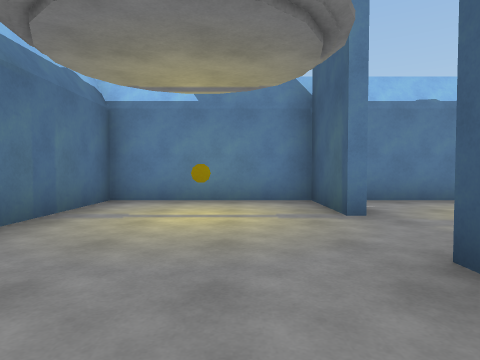
[1] (above)

22 first-person views from a walk through a Unity game level. The camera is 1.2 m above the floor, tilts 2° down and sees 75° across. The floor is counted in squares, 2 m on a side. Each view is taken from the middle of a square. On the plan, view 1 faces up. The plan holds only what a view shows up to about 9 squares ahead; the rest is blank. The player character is not drawn. Door leaves are left out, so doorways stand open.

[2]
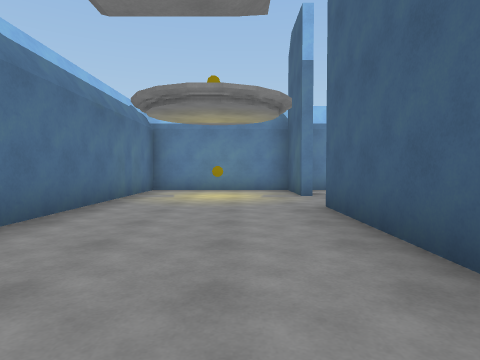

[3]
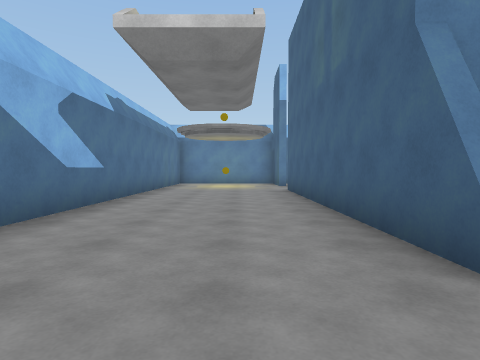

[4]
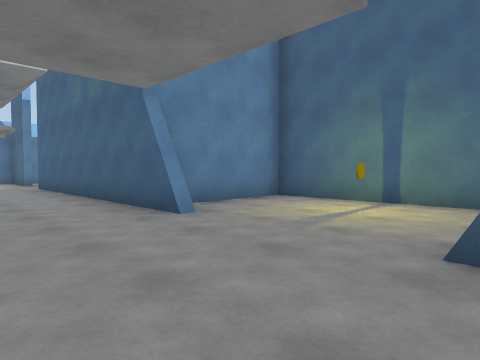

[5]
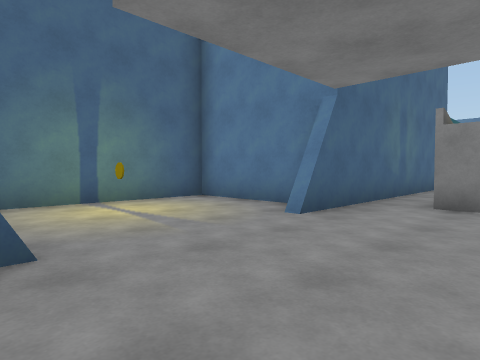

[6]
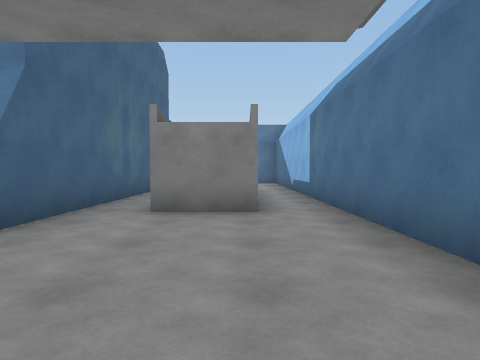

[7]
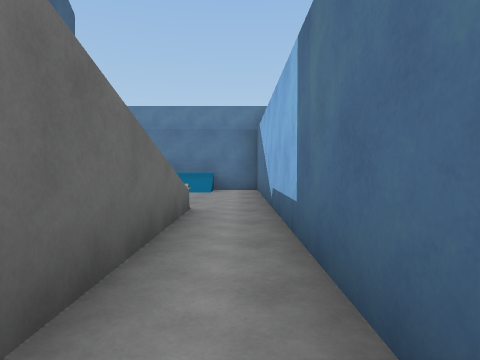

[8]
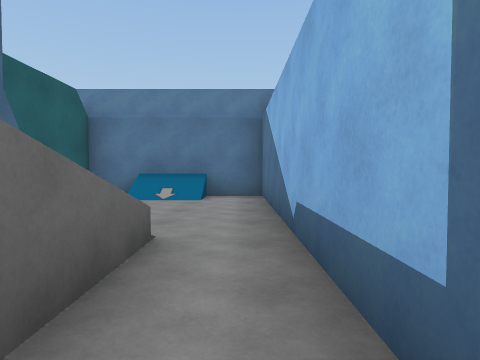

[9]
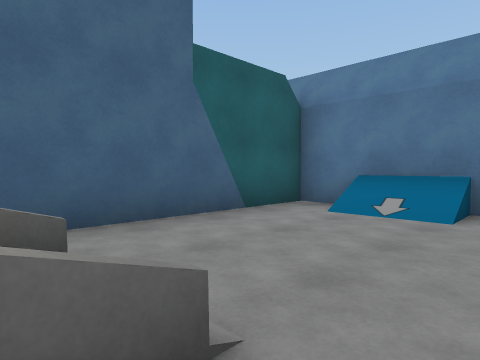

[10]
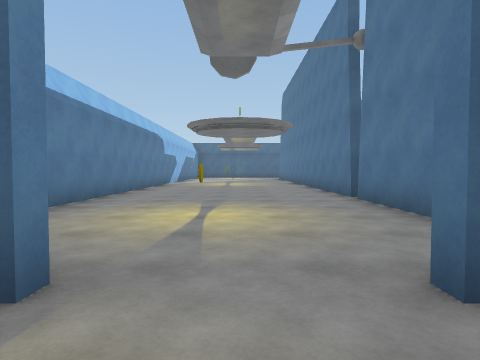

[11]
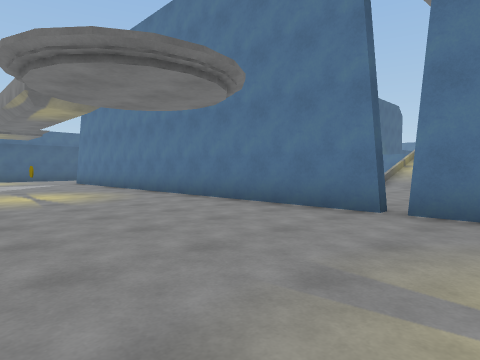

[12]
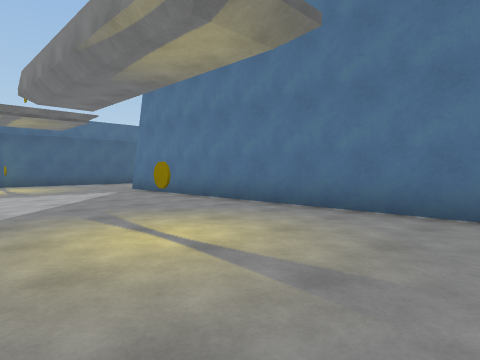

[13]
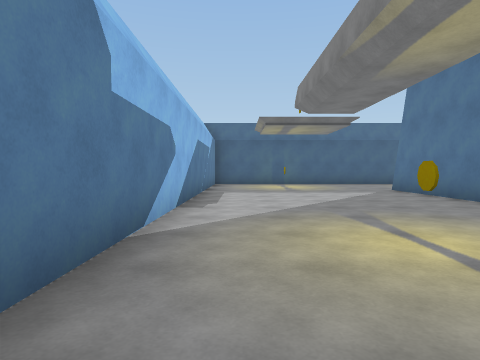

[14]
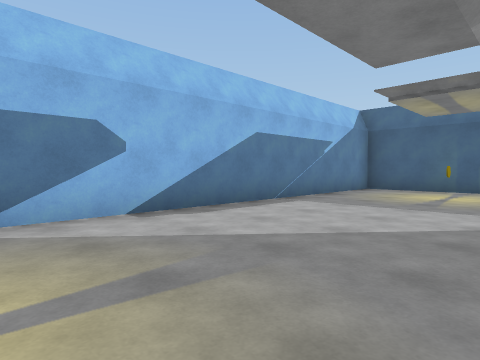

[15]
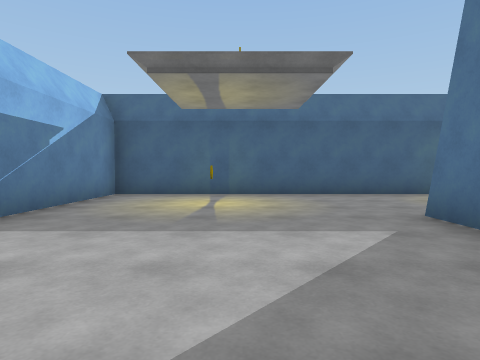

[16]
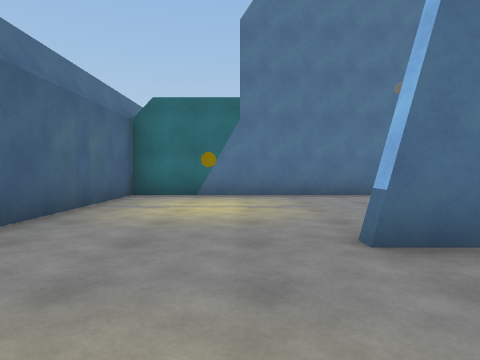

[17]
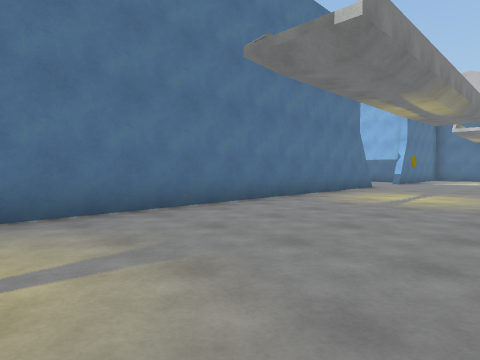

[18]
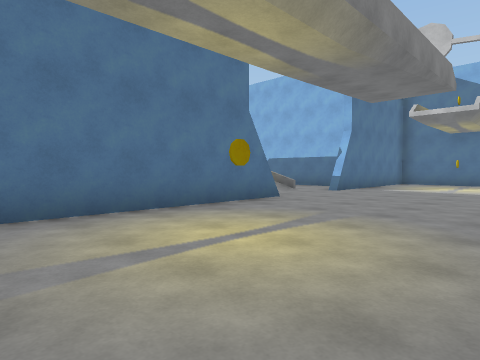

[19]
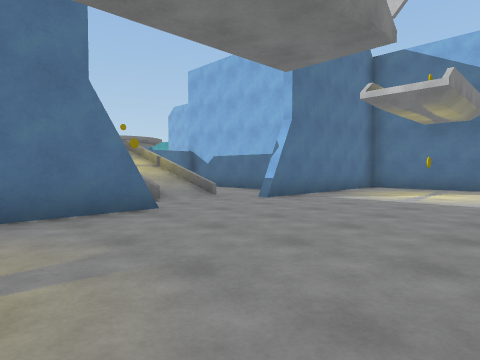

[20]
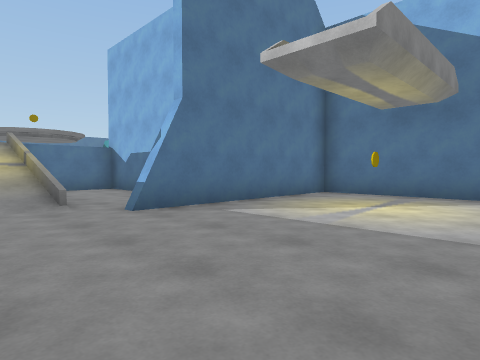

[21]
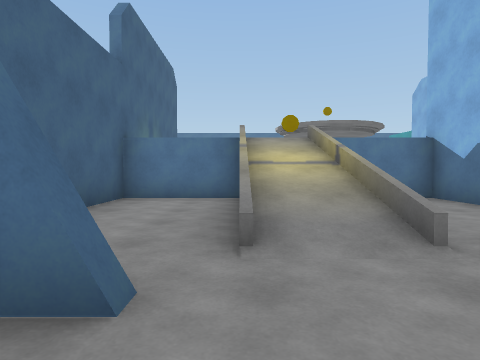

[22]
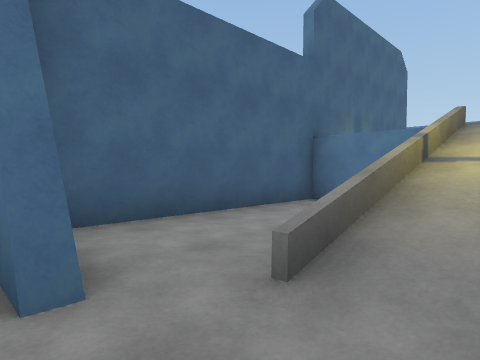

### Floor plan
Key: @ floor where view 1 was taken; # wall or solid block; x gap in a wall; . floor; / step, stairs or slope; D open door.
Columns run from 3 left of view 1 to 23 right of it. Each row starts with its distance up from view 1.
  6 ###########################
  5 #...#.....................#
  4 #...D.....................#
  3 #...DD....................#
  2 #...D.....................#
  1 #...#  ##xx############...#
  0 #..@#   ..................#
 -1 #...#.....................#
 -2 #...#.....................#
 -3 #...#.....................#
 -4 #...######...###..........#
 -5  ...#...#......############
 -6   ......#..//..#
 -7  .......#..//..#
 -8 #.......#..//..#
 -9 #....#..#../ ..#
-10 #....###### ####
-11 #.//.#
-12 #./ .#
-13 #./ .#
-14 #.//.#
-15 #....#
-16 #....#
-17 #....#
-18 #....#
-19 ######

Positions as (right, up) in squares from view 1, and headings:
1: (0, 0), facing up
2: (0, -3), facing up
3: (0, -7), facing up
4: (-1, -9), facing up-right
5: (-1, -5), facing down-right
6: (-1, -6), facing down
7: (-2, -10), facing down
8: (-2, -12), facing down
9: (-2, -14), facing down-right
10: (0, 3), facing right
11: (5, 5), facing down-right
12: (10, 5), facing down-right
13: (10, 5), facing right
14: (13, 2), facing up-right
15: (15, 3), facing right
16: (20, 3), facing down
17: (20, 0), facing down-left
18: (15, 0), facing down-left
19: (12, 0), facing down-left
20: (9, 0), facing down-left
21: (9, -3), facing down
22: (8, -4), facing down-right
